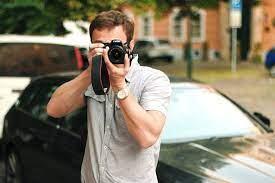
#> input picture 1.EdgeDetection/edgee.jpg, 275 x 183 px, given in place of the camera
$ python python_OPencv_Canny_Edge_Detector.py
#> lines starting #> are read from the running program, lines starting #| are printed output that depends on the picture
import cv2
import numpy as np

cap=cv2.VideoCapture(0)

while True:
    ret,img=cap.read()
#> img is the input picture: shape (183, 275, 3); mean B, G, R 106.3, 125.4, 133.5
    # Gray Scale Image
    Gray_Image=cv2.cvtColor(img,cv2.COLOR_BGR2GRAY)
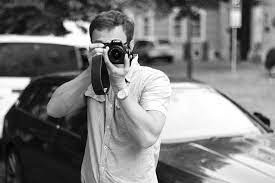
#> Gray_Image: shape (183, 275); min 0, max 255, mean 125.6
    # Gaussian BLurring For removing the noise from an image
    Gaussian_Image=cv2.GaussianBlur(src=Gray_Image,ksize=(3,3),sigmaX=0,sigmaY=1)
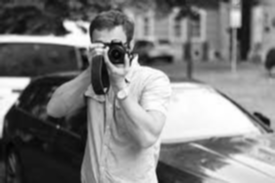
#> Gaussian_Image: shape (183, 275); min 2, max 255, mean 125.6


    # Now applying the Canny Edge Detector For Edge Detection
    Canny_Edged_Image=cv2.Canny(image=Gaussian_Image,threshold1=100,threshold2=200)
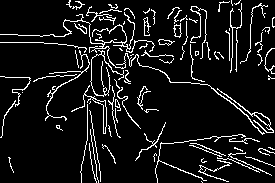
#> Canny_Edged_Image: shape (183, 275); 9% white in thin lines or dots

    cv2.imshow("Canny_Edged_Detected_Image",Canny_Edged_Image)
    cv2.imshow("Gaussian_Image",Gaussian_Image)
    # cv2.imshow("Gray_Image",Gray_Image)
    cv2.waitKey(1)
